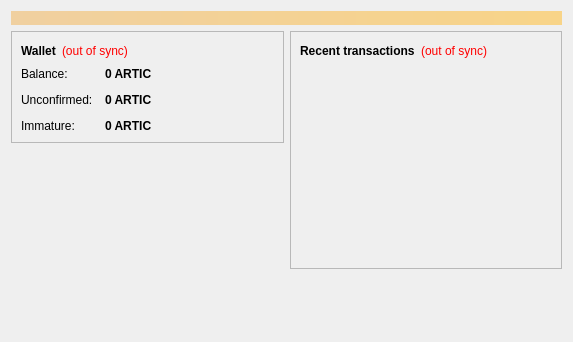
<?xml version="1.0" encoding="UTF-8"?>
<ui version="4.0">
 <class>OverviewPage</class>
 <widget class="QWidget" name="OverviewPage">
  <property name="geometry">
   <rect>
    <x>0</x>
    <y>0</y>
    <width>573</width>
    <height>342</height>
   </rect>
  </property>
  <property name="windowTitle">
   <string>Form</string>
  </property>
  <layout class="QVBoxLayout" name="topLayout">
   <item>
    <widget class="QLabel" name="labelAlerts">
     <property name="visible">
      <bool>false</bool>
     </property>
     <property name="styleSheet">
      <string notr="true">background-color: qlineargradient(x1: 0, y1: 0, x2: 1, y2: 0, stop:0 #F0D0A0, stop:1 #F8D488); color:#000000;</string>
     </property>
     <property name="wordWrap">
      <bool>true</bool>
     </property>
     <property name="margin">
      <number>3</number>
     </property>
    </widget>
   </item>
   <item>
    <layout class="QHBoxLayout" name="horizontalLayout" stretch="1,1">
     <item>
      <layout class="QVBoxLayout" name="verticalLayout_2">
       <item>
        <widget class="QFrame" name="frame">
         <property name="frameShape">
          <enum>QFrame::StyledPanel</enum>
         </property>
         <property name="frameShadow">
          <enum>QFrame::Raised</enum>
         </property>
         <layout class="QVBoxLayout" name="verticalLayout_4">
          <item>
           <layout class="QHBoxLayout" name="horizontalLayout_4">
            <item>
             <widget class="QLabel" name="label_5">
              <property name="font">
               <font>
                <weight>75</weight>
                <bold>true</bold>
               </font>
              </property>
              <property name="text">
               <string>Wallet</string>
              </property>
             </widget>
            </item>
            <item>
             <widget class="QLabel" name="labelWalletStatus">
              <property name="toolTip">
               <string>The displayed information may be out of date. Your wallet automatically synchronizes with the Articfox network after a connection is established, but this process has not completed yet.</string>
              </property>
              <property name="styleSheet">
               <string notr="true">QLabel { color: red; }</string>
              </property>
              <property name="text">
               <string notr="true">(out of sync)</string>
              </property>
              <property name="alignment">
               <set>Qt::AlignLeading|Qt::AlignLeft|Qt::AlignVCenter</set>
              </property>
             </widget>
            </item>
            <item>
             <spacer name="horizontalSpacer_2">
              <property name="orientation">
               <enum>Qt::Horizontal</enum>
              </property>
              <property name="sizeHint" stdset="0">
               <size>
                <width>40</width>
                <height>20</height>
               </size>
              </property>
             </spacer>
            </item>
           </layout>
          </item>
          <item>
           <layout class="QFormLayout" name="formLayout_2">
            <property name="fieldGrowthPolicy">
             <enum>QFormLayout::AllNonFixedFieldsGrow</enum>
            </property>
            <property name="horizontalSpacing">
             <number>12</number>
            </property>
            <property name="verticalSpacing">
             <number>12</number>
            </property>
            <item row="0" column="0">
             <widget class="QLabel" name="label">
              <property name="text">
               <string>Balance:</string>
              </property>
             </widget>
            </item>
            <item row="0" column="1">
             <widget class="QLabel" name="labelBalance">
              <property name="font">
               <font>
                <weight>75</weight>
                <bold>true</bold>
               </font>
              </property>
              <property name="cursor">
               <cursorShape>IBeamCursor</cursorShape>
              </property>
              <property name="toolTip">
               <string>Your current balance</string>
              </property>
              <property name="text">
               <string notr="true">0 ARTIC</string>
              </property>
              <property name="textInteractionFlags">
               <set>Qt::LinksAccessibleByMouse|Qt::TextSelectableByKeyboard|Qt::TextSelectableByMouse</set>
              </property>
             </widget>
            </item>
            <item row="1" column="0">
             <widget class="QLabel" name="label_3">
              <property name="text">
               <string>Unconfirmed:</string>
              </property>
             </widget>
            </item>
            <item row="1" column="1">
             <widget class="QLabel" name="labelUnconfirmed">
              <property name="font">
               <font>
                <weight>75</weight>
                <bold>true</bold>
               </font>
              </property>
              <property name="cursor">
               <cursorShape>IBeamCursor</cursorShape>
              </property>
              <property name="toolTip">
               <string>Total of transactions that have yet to be confirmed, and do not yet count toward the current balance</string>
              </property>
              <property name="text">
               <string notr="true">0 ARTIC</string>
              </property>
              <property name="textInteractionFlags">
               <set>Qt::LinksAccessibleByMouse|Qt::TextSelectableByKeyboard|Qt::TextSelectableByMouse</set>
              </property>
             </widget>
            </item>
            <item row="2" column="0">
             <widget class="QLabel" name="labelImmatureText">
              <property name="text">
               <string>Immature:</string>
              </property>
             </widget>
            </item>
            <item row="2" column="1">
             <widget class="QLabel" name="labelImmature">
              <property name="font">
               <font>
                <weight>75</weight>
                <bold>true</bold>
               </font>
              </property>
              <property name="toolTip">
               <string>Mined balance that has not yet matured</string>
              </property>
              <property name="text">
               <string notr="true">0 ARTIC</string>
              </property>
              <property name="textInteractionFlags">
               <set>Qt::LinksAccessibleByMouse|Qt::TextSelectableByKeyboard|Qt::TextSelectableByMouse</set>
              </property>
             </widget>
            </item>
           </layout>
          </item>
         </layout>
        </widget>
       </item>
       <item>
        <spacer name="verticalSpacer">
         <property name="orientation">
          <enum>Qt::Vertical</enum>
         </property>
         <property name="sizeHint" stdset="0">
          <size>
           <width>20</width>
           <height>40</height>
          </size>
         </property>
        </spacer>
       </item>
      </layout>
     </item>
     <item>
      <layout class="QVBoxLayout" name="verticalLayout_3">
       <item>
        <widget class="QFrame" name="frame_2">
         <property name="frameShape">
          <enum>QFrame::StyledPanel</enum>
         </property>
         <property name="frameShadow">
          <enum>QFrame::Raised</enum>
         </property>
         <layout class="QVBoxLayout" name="verticalLayout">
          <item>
           <layout class="QHBoxLayout" name="horizontalLayout_2">
            <item>
             <widget class="QLabel" name="label_4">
              <property name="text">
               <string>&lt;b&gt;Recent transactions&lt;/b&gt;</string>
              </property>
             </widget>
            </item>
            <item>
             <widget class="QLabel" name="labelTransactionsStatus">
              <property name="toolTip">
               <string>The displayed information may be out of date. Your wallet automatically synchronizes with the Articfox network after a connection is established, but this process has not completed yet.</string>
              </property>
              <property name="styleSheet">
               <string notr="true">QLabel { color: red; }</string>
              </property>
              <property name="text">
               <string notr="true">(out of sync)</string>
              </property>
              <property name="alignment">
               <set>Qt::AlignRight|Qt::AlignTrailing|Qt::AlignVCenter</set>
              </property>
             </widget>
            </item>
            <item>
             <spacer name="horizontalSpacer">
              <property name="orientation">
               <enum>Qt::Horizontal</enum>
              </property>
              <property name="sizeHint" stdset="0">
               <size>
                <width>40</width>
                <height>20</height>
               </size>
              </property>
             </spacer>
            </item>
           </layout>
          </item>
          <item>
           <widget class="QListView" name="listTransactions">
            <property name="styleSheet">
             <string notr="true">QListView { background: transparent; }</string>
            </property>
            <property name="frameShape">
             <enum>QFrame::NoFrame</enum>
            </property>
            <property name="verticalScrollBarPolicy">
             <enum>Qt::ScrollBarAlwaysOff</enum>
            </property>
            <property name="horizontalScrollBarPolicy">
             <enum>Qt::ScrollBarAlwaysOff</enum>
            </property>
            <property name="selectionMode">
             <enum>QAbstractItemView::NoSelection</enum>
            </property>
           </widget>
          </item>
         </layout>
        </widget>
       </item>
       <item>
        <spacer name="verticalSpacer_2">
         <property name="orientation">
          <enum>Qt::Vertical</enum>
         </property>
         <property name="sizeHint" stdset="0">
          <size>
           <width>20</width>
           <height>40</height>
          </size>
         </property>
        </spacer>
       </item>
      </layout>
     </item>
    </layout>
   </item>
  </layout>
 </widget>
 <resources/>
 <connections/>
</ui>
